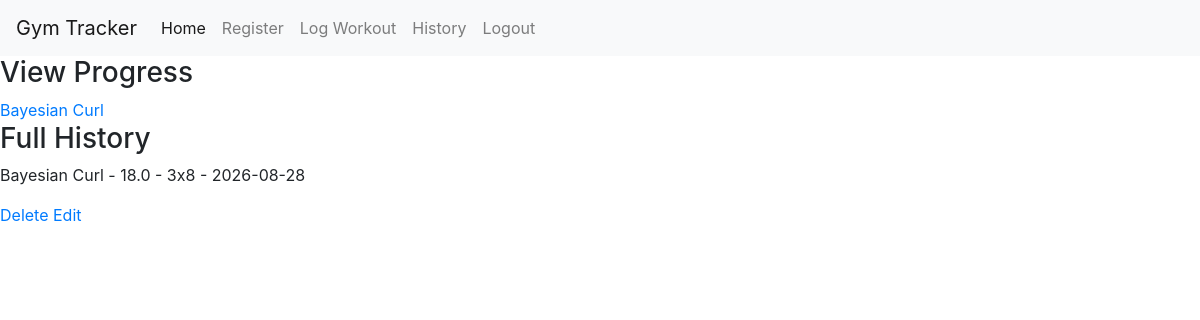
Page /history (signed in) on the earlier database version.
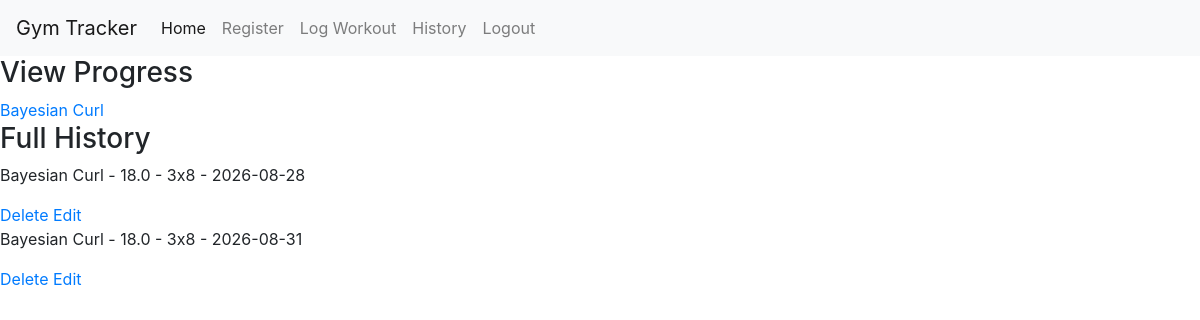
Same page on the later database version.
### app/models.py (models this page shows, shortened)
class Workout(db.Model):
      id = db.Column(db.Integer, primary_key=True)
      user_id = db.Column(db.Integer, db.ForeignKey("users.id"))
      exercise_name = db.Column(db.String(100))
      weight = db.Column(db.Float)
      sets = db.Column(db.Integer)
      reps = db.Column(db.Integer)
      date = db.Column(db.Date)

### app/__init__.py (the view)
    @app.route("/history")
    @login_required
    def history():
        workouts = Workout.query.filter_by(user_id=current_user.id).all()
        unique_exercises = {workout.exercise_name for workout in workouts}
        return render_template("history.html", workouts=workouts, unique_exercises=unique_exercises)

### app/templates/history.html (shortened to what this page needs)
{% extends "base.html" %}
{% block content %}
<h3>View Progress</h3>
{% for exercise in unique_exercises %}
    <a href="{{ url_for('progress', exercise_name=exercise) }}">{{ exercise }}</a>
{% endfor %}
<br>
<h3>Full History</h3>
{% for workout in workouts %}
    <p>{{workout.exercise_name}} - {{workout.weight}} - {{workout.sets}}x{{workout.reps}} - {{workout.date}}</p>
    <a href="{{ url_for('delete_workout', workout_id=workout.id) }}">Delete</a>
    <a href="{{ url_for('edit_workout', workout_id=workout.id) }}">Edit</a>
{% endfor %}
{% endblock %}

### app/templates/base.html (shortened to what this page needs)
<!DOCTYPE html>
<html>
    <head>
        <link rel="stylesheet" href="https://cdn.jsdelivr.net/npm/bootstrap@4.3.1/dist/css/bootstrap.min.css">
    </head>
    <body>
        <nav class="navbar navbar-expand-lg navbar-light bg-light">
        <a class="navbar-brand" href="#">Gym Tracker</a>
        <div class="collapse navbar-collapse" id="navbarNav">
            <ul class="navbar-nav">
            <li class="nav-item active">
                <a class="nav-link" href="{{ url_for('homepage') }}">Home <span class="sr-only">(current)</span></a>
            </li>
            <li class="nav-item">
                <a class="nav-link" href="{{ url_for('register') }}">Register</a>
            </li>
            <li class="nav-item">
                <a class="nav-link" href="{{ url_for('log_workout') }}">Log Workout</a>
            </li>
            <li class="nav-item">
                <a class="nav-link" href="{{ url_for('history') }}">History</a>
            </li>
            <li class="nav-item">
                {% if current_user.is_authenticated %}
                    <a class="nav-link" href="{{ url_for('logout') }}">Logout</a>
                {% else %}
                    <a class="nav-link" href="{{ url_for('login') }}">Login</a>
                {% endif %}
            </li>
            </ul>
        </div>
        </nav>
        {% block content %}
        {% endblock %}
    </body>
</html>

Differences in the rows shown:
added Workout: exercise_name "Bayesian Curl", weight "18.0", sets "3", reps "8", date "2026-08-31", shown under "Full History"
